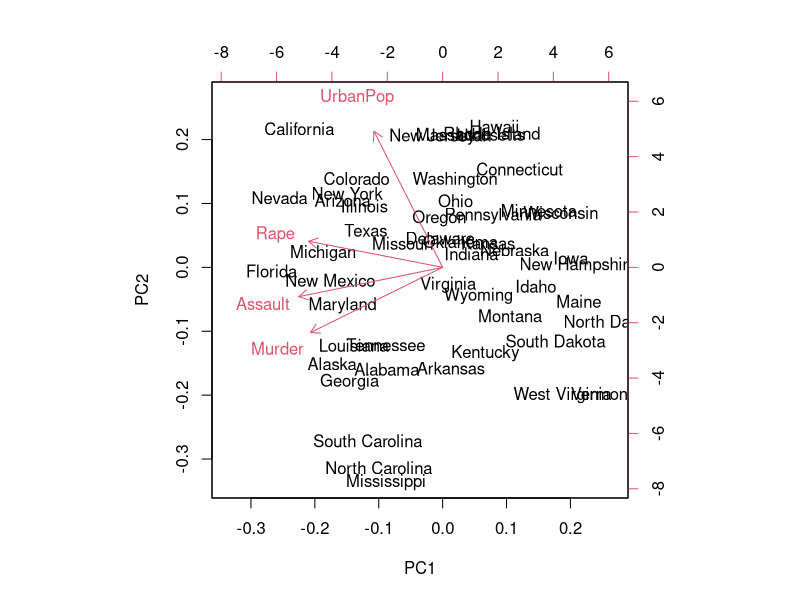
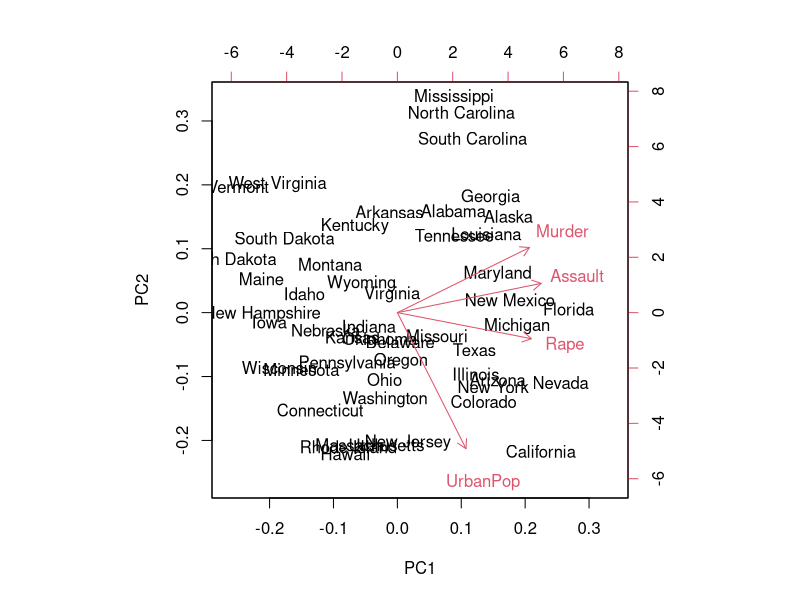
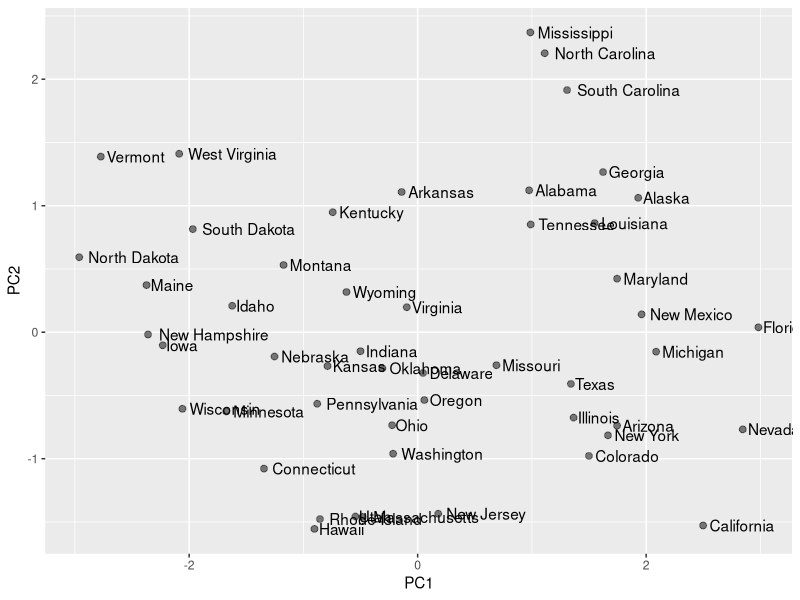
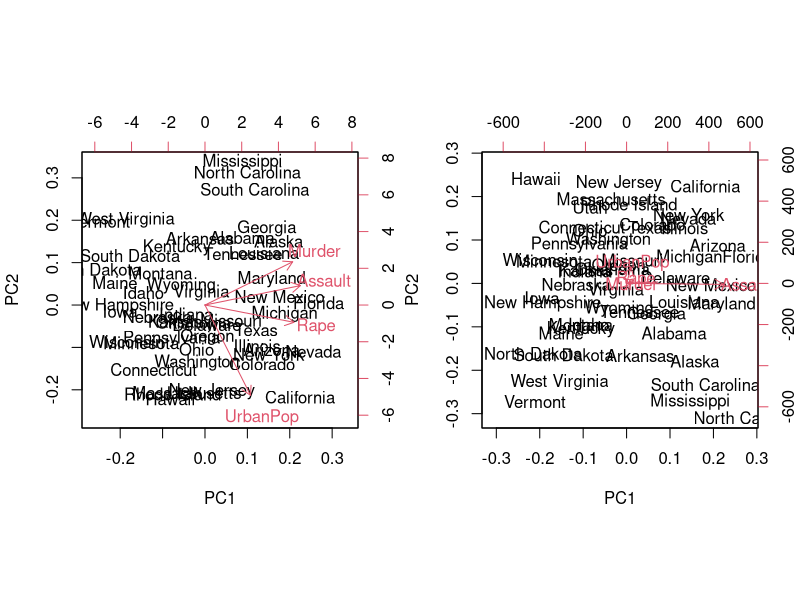
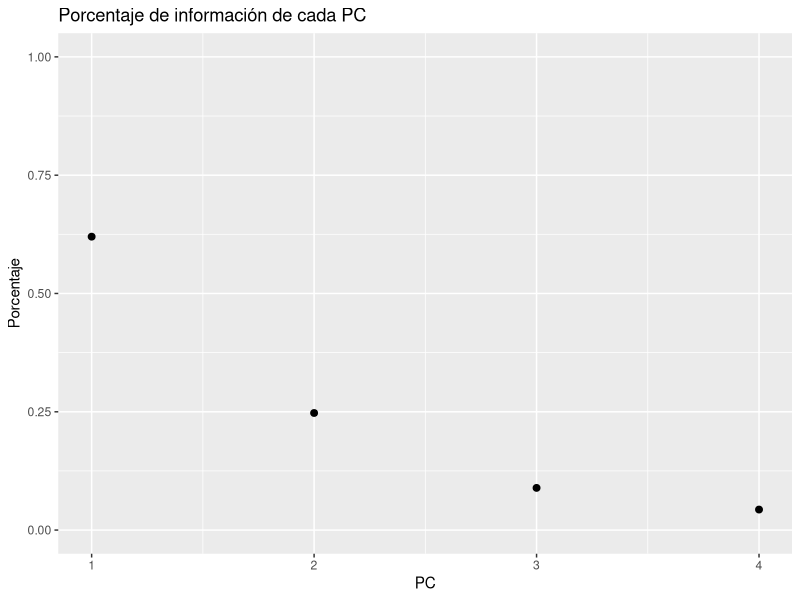
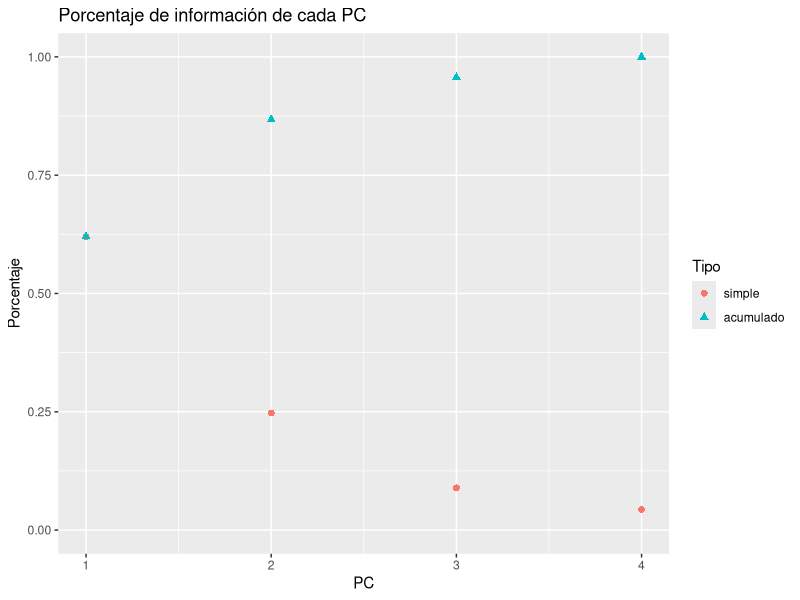

The R source for these figures, in order:

###########################################################################

library(ggplot2)

####################################################
# 1. Análisis exploratorio bAsico

# La base de datos a estudiar viene con los paquetes de base de R
?USArrests
head(USArrests)
estados <- row.names(USArrests)
summary(USArrests)

#QuE pueden decir de los datos, de los diferentes tipos de crimenes y de la poblaci?n?

apply(USArrests, 2, mean)
apply(USArrests, 2, var)

#Que atributo aporta la mayor cantidad de informaci?n?
#...

####################################################
# 2. Creación de los componentes principales

pcomp <- prcomp(USArrests)

# QuE pueden decir de los loadings de los componentes principales?
# Sirvió de algo? Por qué?

names(pcomp)
pcomp$center #promedios de las dimensiones originales
pcomp$scale  #desviacion estAndar de las dimensiones originales
pcomp$rotation #loadings

pcomp$x  #los datos originales representados en el nuevo espacio dimensional de los PCs
dim(USArrests)
dim(pcomp$x)
apply(pcomp$x, 2, mean)
apply(pcomp$x, 2, var)
sum(apply(pcomp$x, 2, var))

# Por defecto los datos se centran (ver ayuda del mEtodo prcomp), pero no se escalan
# Los datos deben ser completamente estandarizados

pcomp <- prcomp(USArrests, scale=TRUE)
pcomp

names(pcomp)
pcomp$center #promedios de las dimensiones originales
pcomp$scale  #desviación estándar de las dimensiones originales
pcomp$rotation #loadings

pcomp$x  #los datos originales representados en el nuevo espacio dimensional de los PCs
apply(pcomp$x, 2, mean)
apply(pcomp$x, 2, var)
sum(apply(pcomp$x, 2, var))

apply(pcomp$x, 2, function(x) {var(x)/4})

####################################################
# 3. Análisis del significado de los ejes de los PCs

#veamos como quedan los datos en el nuevo sistema dimensional
biplot(pcomp) 

#para que los vectores de los loadings sean mas f?ciles de interpretar, vamos a rotarlos 180 grados
pcomp$x=-pcomp$x
pcomp$rotation = -pcomp$rotation
biplot(pcomp) 

pcomp$rotation
# PC1: los loadings de Rape, Assault y Murder son bastante altos, se puede decir que se trata del 
#      eje que mide el nivel de criminalidad de cada ciudad
#      Estados como Florida, New Mexico, Nevada, California tienen altos niveles de criminalidad.
#      Estados como NorthDakota, New Hampshire, Vermont, tienen bajos niveles de criminalidad.
# PC2: los loadings de UrbanPop son muy altos, por lo que este eje representa el tamaño de las ciudades
#      Se puede interpretar libremente que a mayor poblaciOn, menor el efecto de los asesinatos
#      Estados como California, Hawaii, New Jersey tienen altos porcentajes de poblaciOn urbana
#      Estados como Mississippi, North Carolina, South Carolina, tienen bajos niveles de poblaciOn urbana.

ggplot(data=as.data.frame(pcomp$x), aes(x=PC1, y=PC2)) + geom_point(size=2, alpha=.5) +
  geom_text(aes(label=estados, hjust=-0.1))

####################################################
# 4. Efecto de la escala: quE hubiera pasado si no la tenemos en cuenta
pcompSinEscala <- prcomp(USArrests, scale=FALSE)
par(mfrow=c(1,2))
biplot(pcomp) 
biplot(pcompSinEscala) 

pcompSinEscala$rotation
apply(USArrests, 2, var)

#Cada variable original se lleva casi todo un PC, ordenadas por la varianza original

par(mfrow=c(1,1))

####################################################
# 5. Analisis de la cantidad de informaciOn de los PCs

varianzasPC <- pcomp$sdev^2
porcentajeInfoPC <- varianzasPC / sum(varianzasPC)
porcentajeInfoPC
#El primer eje representa el 62% de toda la información
#El segundo eje representa el 24.7% de toda la información
#Entre ellos dos tenemos el 86.7% de toda la información

dfPorcentajes = data.frame(PC=1:4, simple=porcentajeInfoPC, acumulado=cumsum(porcentajeInfoPC))
ggplot(data=dfPorcentajes, aes(x=PC, y=simple))+
  labs(title="Porcentaje de información de cada PC", x="PC", y="Porcentaje") + 
  scale_y_continuous(limits = c(0, 1)) +
  geom_point(size=2)

#Truco para recomponer un dataframe fácilmente y poder visualizar varios tipos de datos
#install.packages("reshape2")
library(reshape2)
names(dfPorcentajes)
dfPorcentajes2 <- melt(dfPorcentajes, id.vars="PC", variable.name="Tipo", value.name="Porcentaje")
ggplot(data=dfPorcentajes2, aes(x=PC, y=Porcentaje, shape=Tipo, colour=Tipo))+
  labs(title="Porcentaje de información de cada PC", x="PC", y="Porcentaje") + 
  scale_y_continuous(limits = c(0, 1)) +
  geom_point(size=2)



